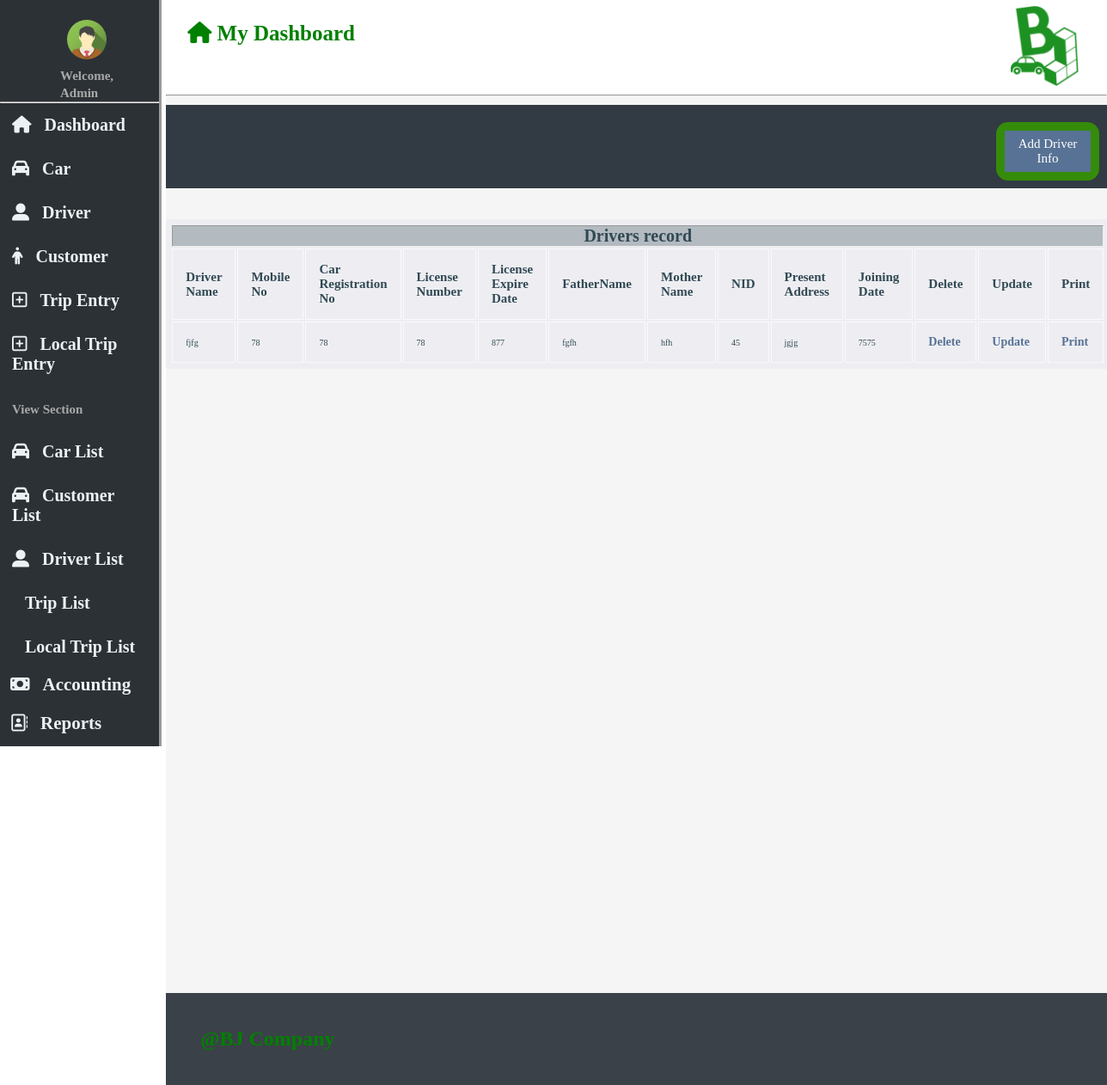
The app's page /driver_list.php with its own data.
### tables this page shows
CREATE TABLE `tb_driver` (
  `DriverName` varchar(30) NOT NULL,
  `MobileNo` int(20) NOT NULL,
  `CarRegistrationNo` int(30) NOT NULL,
  `LicenseNumber` int(30) NOT NULL,
  `LicenseExpireDate` int(20) NOT NULL,
  `FatherName` varchar(30) NOT NULL,
  `MotherName` varchar(30) NOT NULL,
  `NID` int(30) NOT NULL,
  `PresentAddress` varchar(40) NOT NULL,
  `JoiningDate` int(20) NOT NULL
);

### driver_list.php (the view, shortened to what this page needs)
 <!DOCTYPE html>
<html>
<head>
  <link rel="stylesheet" type="text/css" href="file:///C:/xampp/htdocs/Rent-a-car/fontawesome-free-5.11.2-web/css/all.css">
  <link rel="stylesheet" type="text/css" href="css/driver_add2.css">
 <link rel="stylesheet" type="text/css" href="css/dashboard.css">
</head>
<body>
<div class="wrapper">
<nav class="" style="z-index:3;width:300px;" id="mySidebar"><br>
  <div class="c1-container">
    <div class="c1-img">
      <img src="img/img_avatar.png" style="border-radius: 50%;width: 46px;">
    </div>
    <div class="c1-text">
      <span>Welcome, <strong>Admin</strong></span><br>
    </div>
  </div>
  <hr>
  <div class="c1-container">
  <a class="bar-block-item" href="Dashboard2.php"><i id="i0" class="fas fa-home"></i>Dashboard</a>
  </div>
  <div class="bar-block">
  <a class="bar-block-item" href="car_add.php">           <i id="i1" class="fas fa-car"></i>Car</a>
  <a class="bar-block-item" href="driver_add2.php">       <i id="i2" class="fas fa-user-alt"></i>Driver</a>
  <a class="bar-block-item" href="customer_add.php">      <i id="i3" class="hvr-buzz-out fa fa-male"></i>Customer</a>
  <a class="bar-block-item" href="trip_entry.php">        <i id="i4" class="far fa-plus-square"></i>Trip Entry</a>
  <a class="bar-block-item" href="localtripentry.php">    <i id="i5" class="far fa-plus-square"></i>Local Trip Entry</a>
  <a class="bar-block-item" href="*"><span>View Section</span></a>
  <a class="bar-block-item" href="car_list.php">           <i id="i1" class="fas fa-car"></i>Car List</a>
  <a class="bar-block-item" href="customer_list.php">           <i id="i1" class="fas fa-car"></i>Customer List</a>
  <a class="bar-block-item" href="driver_list.php">       <i id="i2" class="fas fa-user-alt"></i>Driver List</a>
  <a class="bar-block-item" href="Trip_list2.php">                      <i id="i6" class="fab fa-tripadvisor"></i>Trip List</a>
  <a class="bar-block-item" href="local_trip_list.php">                      <i id="i7" class="fab fa-tripadvisor"></i>Local Trip List</a>
  <a href="#" class="bar-block-item dropdown-btn">         <i id="i8" class="fas fa-money-bill"></i>Accounting </a>
  <a href="#" class="bar-block-item dropdown-btn">         <i id="i9" class="far fa-address-book"></i>Reports</a>
  </div>
</nav>
<div class="main">
  <header class="header2">
  	<div id="header-text">
    <h4><b><i class="fas fa-home"></i> My Dashboard</b></h4>
    </div>
    <div id="header-logo">
    	 <img src="img/logo4.png" style="width: 80px">
    </div>
  </header>
<hr>
<div class="add_car_container">
 <div class="buttonblock" id="addcar">
<a href="driver_add2.php" class="button">Add Driver Info</a>
</div>
</div>
<?php
$servername = "localhost";
$username = "root";
$password = "";
$dbname = "db_car_bj";
$conn = new mysqli($servername, $username, $password, $dbname);
$sql = "SELECT * FROM tb_driver";
$result = $conn->query($sql);
if ($result->num_rows > 0) {
    echo"<table style='width:990px; margin:auto; color:#314954; padding:5px; font-size:10px; border-color:darkgrey;border: currentColor;background-color: #d8dbe845;' border='5'>";
    echo"<tr><th colspan='13'><h1>Drivers record</h1></th></tr>";
    echo"<tr>";
    echo"<td><h2>Driver Name</h2></td>";
    echo "<td><h2>Mobile No</h2></td>";
    echo "<td><h2>Car Registration No</h2></td>";
    echo "<td><h2>License Number</h2></td>";
    echo "<td><h2>License Expire Date</h2></td>";
    echo "<td><h2>FatherName </h2></td>";
    echo "<td><h2>Mother Name</h2></td>";
    echo "<td><h2>NID</h2></td>";
    echo "<td><h2>Present Address</h2></td>";
    echo "<td><h2>Joining Date</h2></td>";
    echo "<td><h2>Delete</h2></td>";
    echo "<td><h2>Update</h2></td>";
    echo "<td><h2>Print</h2></td>";
    echo "</tr>";
    echo "<br><br>";
     while($row = $result->fetch_assoc()) {
        echo "<tr>
    <td>"  . $row["DriverName"]."    </td>
    <td>"  . $row["MobileNo"]."  </td>
    <td>"  . $row["CarRegistrationNo"]."    </td>
    <td>"  . $row["LicenseNumber"]."  </td>
    <td>"  . $row["LicenseExpireDate"]."  </td>
    <td>"  . $row["FatherName"]."  </td>
    <td>"  . $row["MotherName"]."  </td>
    <td>"  . $row["NID"]."  </td>
    <td>"  . $row["PresentAddress"]."  </td>
    <td>"  . $row["JoiningDate"]."  </td>
    <td><a href =delete_driver.php?CarRegistrationNo=".$row["CarRegistrationNo"].">Delete</a>     </td>
    <td><a href =edit_driver_info.php?CarRegistrationNo=".$row["CarRegistrationNo"].">Update</a>     </td>
    <td><a href =print_diver.php?CarRegistrationNo=".$row["CarRegistrationNo"].">Print</a> </td>
    </tr>";
     }
     echo "</table>";
} else {
     echo "0 results";
}
?>  <br><br><br><br><br><br><br>
<div class="footer">
  <h4 style="color: green;font-size: 24px">@BJ Company</h4></div>
</div>
</div>
</body>
</html>

### css/driver_add2.css (style rules this page uses)
span { font-size: 15px;color: darkgray;font-weight: 600; }
td { padding: 15px; border-style: groove; border-color: ghostwhite; }
td a { color: #577294; text-decoration: none; font-size: 14px; font-weight: 900; }
th { background-color: #09232f42; }
.buttonblock { width: 20%; }
.buttonblock .button { background-color: #577294; border: none; color: white; padding: 7px 15px; text-align: center; text-decoration: none; display: inline-block; font-size: 15px; cursor: pointer; margin-left: 0px; }
#addcar { float: right;width:100px; }
.add_car_container { background-color: #17202be0; padding: 9px; overflow: hidden; margin-top: 10px; }

### css/dashboard.css (style rules this page uses)
* { margin: 0px;padding: 0px;font-family:Times New Roman; }
html { box-sizing: content-box; }
.footer { background-color: #101821cf;padding: 40px;overflow: hidden;margin: 0px;width: 96%;margin-top: 600px; }
#mySidebar { background-color:#2c3136;height: 200%;position: sticky;top: 0px;border-right-style: outset; }
.c1-img { width: 50%; text-align: center; margin-left: 50px; padding: 5px; }
.c1-text { width: 50%; color: #ecf1f3; margin-left: 70px; font-size: 17px; }
.c1-text span { text-align: center; }
.bar-block { height: 100%; }
.bar-block-item { padding: 14px;display: list-item;font-size: 20px;text-decoration: none;color: #ecf1f3;font-weight: 600; }
.bar-block-item i { font-size: 20px;margin-right: 15px; }
.dropdown-btn { padding: 6px 9px 14px 12px; text-decoration: none; font-size: 21px; display: block; text-align: left; }
.wrapper { display: flex;position: relative; }
.header2 { padding: 5px;background-color: white;overflow: hidden; }
#header-text { float: left; width: 50%; padding: 20px; font-size: 25px; color: green; }
#header-logo { float: right;width: 20%; }
#header-logo img { margin-left: 110px; }
.main { background-color: #3b3e400d;margin-left:25%;width: 85%;margin-left: 5px; }
.buttonblock { background-color: #358e09f7; width: 6%; padding: 10px; border-radius: 14px; margin: auto; margin-top: 11px; }

### records on screen
tb_driver: DriverName "fjfg", MobileNo "78", CarRegistrationNo "78", LicenseNumber "78", LicenseExpireDate "877", FatherName "fgfh", MotherName "hfh", NID "45", PresentAddress "jgjg", JoiningDate "7575"
